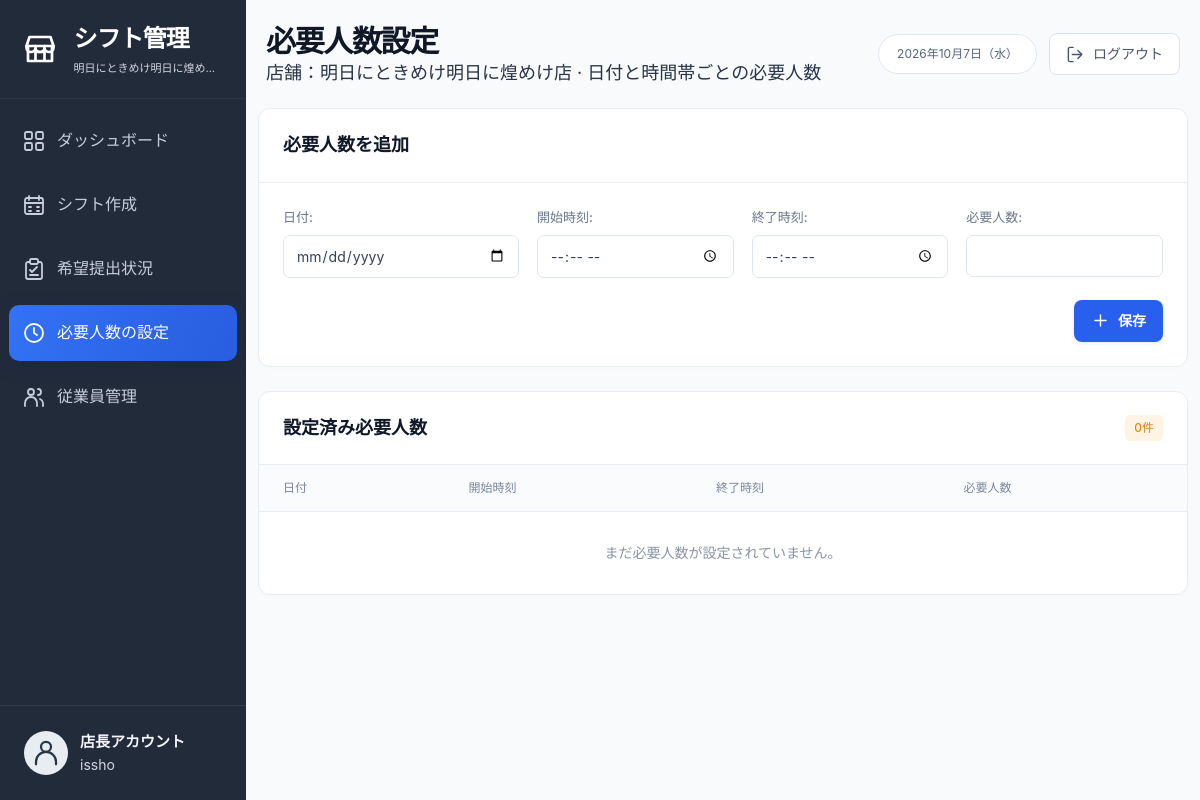
Before: /manager/requirements/ (signed in) with the older database file.
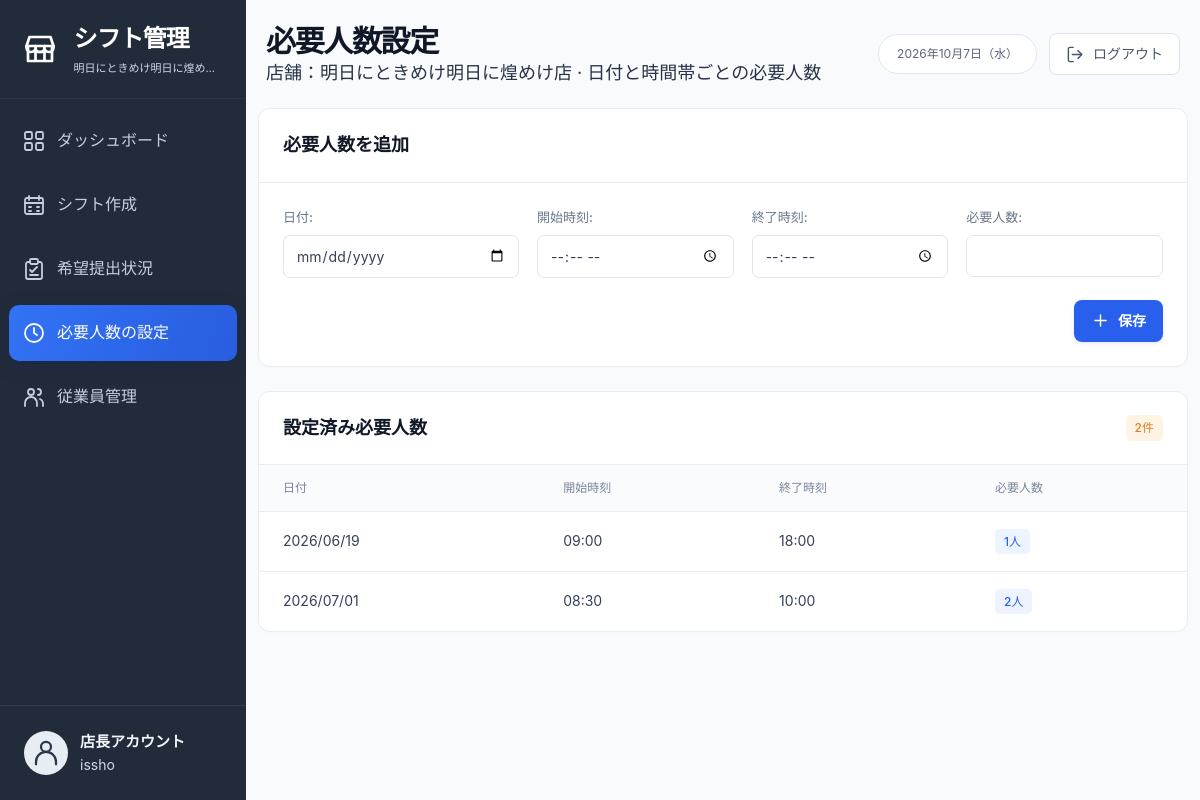
After: the same page with the newer database file.
### accounts/models.py (models this page shows, shortened)
class Store(models.Model):
    company = models.ForeignKey(
        Company,
        on_delete=models.CASCADE,
        related_name="stores",
    )
    name = models.CharField(max_length=100)
    created_at = models.DateTimeField(auto_now_add=True)

class User(AbstractUser):
    ROLE_CHOICES = [
        ("admin", "Admin"),
        ("staff", "Staff"),
    ]
    RANK_CHOICES = [
        ("A", "A"),
        ("B", "B"),
        ("C", "C"),
    ]
    last_name = models.CharField(
        "苗字",
        max_length=150,
        blank=True,
    )
    first_name = models.CharField(
        "名前",
        max_length=150,
        blank=True,
    )
    role = models.CharField(
        max_length=10,
        choices=ROLE_CHOICES,
        default="staff",
    )
    rank = models.CharField(
        max_length=1,
        choices=RANK_CHOICES,
        default="C",
    )
    desired_shifts_per_week = models.PositiveIntegerField(default=0)
    @property
    def full_name_japanese(self):
        full_name = f"{self.last_name} {self.first_name}".strip()
        return full_name or self.username

### shifts/models.py (models this page shows, shortened)
class Requirement(models.Model):
    store = models.ForeignKey(
        "accounts.Store",
        on_delete=models.CASCADE,
        related_name="requirements",
        null=True,
        blank=True,
    )
    work_date = models.DateField()
    start_time = models.TimeField()
    end_time = models.TimeField()
    required_staff_count = models.PositiveIntegerField()
    created_at = models.DateTimeField(auto_now_add=True)
    class Meta:
        ordering = ["work_date", "start_time"]

### shifts/views.py (the view)
# urls.py: path("requirements/", shift_views.manager_requirement_list, name="manager_requirement_list"),
@login_required
def manager_requirement_list(request):
    manager_membership = StoreMembership.objects.filter(
        user=request.user,
        role="manager",
        is_active=True,
    ).select_related("store").first()
    if manager_membership is None:
        messages.error(request, "管理できる店舗がありません。")
        return redirect("dashboard")
    store = manager_membership.store
    if request.method == "POST":
        form = RequirementForm(request.POST)
        if form.is_valid():
            requirement = form.save(commit=False)
            requirement.store = store
            requirement.save()
            return redirect("manager_requirement_list")
    else:
        selected_date_text = request.GET.get("date")
        try:
            selected_date = parse_date(selected_date_text) if selected_date_text else None
        except ValueError:
            selected_date = None
        form = RequirementForm(initial={"work_date": selected_date})
    requirements = Requirement.objects.filter(
        store=store,
    ).order_by(
        "work_date",
        "start_time",
    )
    return render(
        request,
        "shifts/manager_requirement_list.html",
        {
            "store": store,
            "form": form,
            "requirements": requirements,
        },
    )

### shifts/forms.py
class RequirementForm(forms.ModelForm):
    class Meta:
        model = Requirement
        fields = ["work_date", "start_time", "end_time", "required_staff_count"]
        widgets = {
            "work_date": forms.DateInput(attrs={"type": "date"}),
            "start_time": forms.TimeInput(attrs={"type": "time"}),
            "end_time": forms.TimeInput(attrs={"type": "time"}),
            "required_staff_count": forms.NumberInput(attrs={"min": 1}),
        }
        labels = {
            "work_date": "日付",
            "start_time": "開始時刻",
            "end_time": "終了時刻",
            "required_staff_count": "必要人数",
        }

### templates/shifts/manager_requirement_list.html (shortened to what this page needs)
{% extends "manager/base.html" %}
{% block page_title %}必要人数設定{% endblock %}
{% block page_subtitle %}店舗：{{ store.name }} · 日付と時間帯ごとの必要人数{% endblock %}
{% block content %}
<div class="requirement-panels">
  <section class="panel">
    <div class="panel-heading"><h2>必要人数を追加</h2></div>
    <form class="requirement-form" method="post">
      <div class="requirement-fields">
        {% for field in form %}
          <div class="field">
            {{ field.label_tag }}
            {{ field }}
          </div>
        {% endfor %}
      </div>
      <div class="requirement-form-actions">
        <button class="button button-primary" type="submit">
          <svg class="icon" aria-hidden="true"><use href="#icon-plus"></use></svg>
          保存
        </button>
      </div>
    </form>
  </section>
  <section class="panel">
    <div class="panel-heading">
      <h2>設定済み必要人数</h2>
      <span class="status-badge badge-orange">{{ requirements|length }}件</span>
    </div>
    <div class="table-wrap">
      <table class="data-table">
        <thead>
          <tr>
            <th scope="col">日付</th>
            <th scope="col">開始時刻</th>
            <th scope="col">終了時刻</th>
            <th scope="col">必要人数</th>
          </tr>
        </thead>
        <tbody>
          {% for requirement in requirements %}
            <tr>
              <td>{{ requirement.work_date|date:"Y/m/d" }}</td>
              <td>{{ requirement.start_time|time:"H:i" }}</td>
              <td>{{ requirement.end_time|time:"H:i" }}</td>
              <td><span class="status-badge badge-blue">{{ requirement.required_staff_count }}人</span></td>
            </tr>
          {% empty %}
            <tr><td class="empty-state" colspan="4">まだ必要人数が設定されていません。</td></tr>
          {% endfor %}
        </tbody>
      </table>
    </div>
  </section>
</div>
{% endblock %}

### templates/manager/base.html (shortened to what this page needs)
{% load static i18n tz %}
<!doctype html>
<html lang="ja">
<head>
  <link rel="stylesheet" href="{% static 'manager/app.css' %}">
</head>
<body>
  <div class="app-shell">
    <aside class="sidebar" aria-label="{% block sidebar_label %}管理者メニュー{% endblock %}">
      <a class="brand" href="{% block brand_url %}{% url 'manager_dashboard' %}{% endblock %}">
        <span class="brand-mark"><svg class="icon" aria-hidden="true"><use href="#icon-store"></use></svg></span>
        <span class="brand-copy">
          <span class="brand-name">シフト管理</span>
          <span class="brand-store"{% if store %} title="{{ store.name }}"{% elif membership %} title="{{ membership.store.name }}"{% endif %}>{% block brand_store %}{{ store.name }}{% endblock %}</span>
        </span>
      </a>
      {% block sidebar_navigation %}
      {% with current_url=request.resolver_match.url_name %}
        <nav class="sidebar-nav" aria-label="メインナビゲーション">
          <a class="nav-link" href="{% url 'manager_dashboard' %}">
            <svg class="icon" aria-hidden="true"><use href="#icon-dashboard"></use></svg>
            <span>ダッシュボード</span>
          </a>
          <a class="nav-link{% if current_url == 'manager_shift_list' %} active{% endif %}" href="{% url 'manager_shift_list' %}"{% if current_url == 'manager_shift_list' %} aria-current="page"{% endif %}>
            <svg class="icon" aria-hidden="true"><use href="#icon-calendar"></use></svg>
            <span>シフト作成</span>
          </a>
          <a class="nav-link{% if current_url == 'manager_availability_list' %} active{% endif %}" href="{% url 'manager_availability_list' %}"{% if current_url == 'manager_availability_list' %} aria-current="page"{% endif %}>
            <svg class="icon" aria-hidden="true"><use href="#icon-clipboard"></use></svg>
            <span>希望提出状況</span>
          </a>
          <a class="nav-link{% if current_url == 'manager_requirement_list' %} active{% endif %}" href="{% url 'manager_requirement_list' %}"{% if current_url == 'manager_requirement_list' %} aria-current="page"{% endif %}>
            <svg class="icon" aria-hidden="true"><use href="#icon-clock"></use></svg>
            <span>必要人数の設定</span>
          </a>
          <a class="nav-link{% if current_url == 'manager_staff_list' %} active{% endif %}" href="{% url 'manager_staff_list' %}"{% if current_url == 'manager_staff_list' %} aria-current="page"{% endif %}>
            <svg class="icon" aria-hidden="true"><use href="#icon-users"></use></svg>
            <span>従業員管理</span>
          </a>
        </nav>
      {% endwith %}
      {% endblock %}
      <div class="sidebar-user">
        <span class="avatar sidebar-avatar" aria-hidden="true"><svg class="icon"><use href="#icon-user"></use></svg></span>
        <div class="sidebar-user-details">
          <strong>{% block sidebar_user_label %}店長アカウント{% endblock %}</strong>
          <span>{{ request.user.full_name_japanese }}</span>
        </div>
      </div>
    </aside>
    <main class="main-content" id="main-content">
      <header class="page-header">
        <div class="page-heading">
          <h1>{% block page_title %}ダッシュボード{% endblock %}</h1>
          <p class="page-subtitle">{% block page_subtitle %}店舗：{{ store.name }}{% endblock %}</p>
        </div>
        <div class="header-actions">
          <div class="header-date">
            <span>{% language 'ja' %}{% if selected_date %}{{ selected_date|date:'Y年n月j日（D）' }}{% else %}{% timezone 'Asia/Tokyo' %}{% now 'Y年n月j日（D）' %}{% endtimezone %}{% endif %}{% endlanguage %}</span>
          </div>
          <form method="post" action="{% url 'logout' %}">
            <button class="button button-secondary logout-button" type="submit">
              <svg class="icon" aria-hidden="true"><use href="#icon-logout"></use></svg>
              <span>ログアウト</span>
            </button>
          </form>
        </div>
      </header>
      <div class="page-content">
        {% block content %}{% endblock %}
      </div>
    </main>
  </div>
</body>
</html>

### templates/shifts/manager_requirement_list.html (style rules this page uses)
.requirement-panels { display: grid; gap: 24px; }
.requirement-form { padding: 24px; }
.requirement-fields { display: grid; grid-template-columns: 1.2fr 1fr 1fr 1fr; gap: 18px; margin-bottom: 22px; }
.requirement-form-actions { display: flex; justify-content: flex-end; }

Changed rows visible on the page:
added Requirement: work_date "2026/06/19", start_time "09:00", end_time "18:00", required_staff_count "1"
added Requirement: work_date "2026/07/01", start_time "08:30", end_time "10:00", required_staff_count "2"
Other visible differences:
{{ requirements|length }}: "0" → "2"
text no longer shown: "まだ必要人数が設定されていません。"
